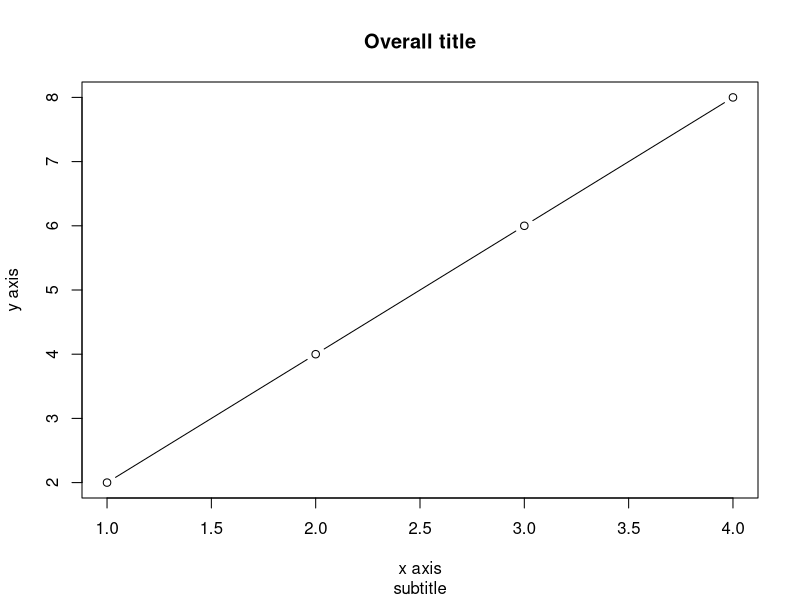

Write the R code that produced this figure.
# Finding max elements

max(2.3,100,-187, 200,300,10,600)
max(c(2.3,100,-187, 200,300,10,600))
min(2.3,100,-187, 200,300,10,600)
min(c(2.3,100,-187, 200,300,10,600))
sqrt(c(9,16))
# exp -> exponential e^y
exp(c(3,4))
x = c(1,2,3,4)
y = c(2,4,6,8)
plot(x,y,"b", main="Overall title", sub="subtitle", xlab="x axis", ylab="y axis")

